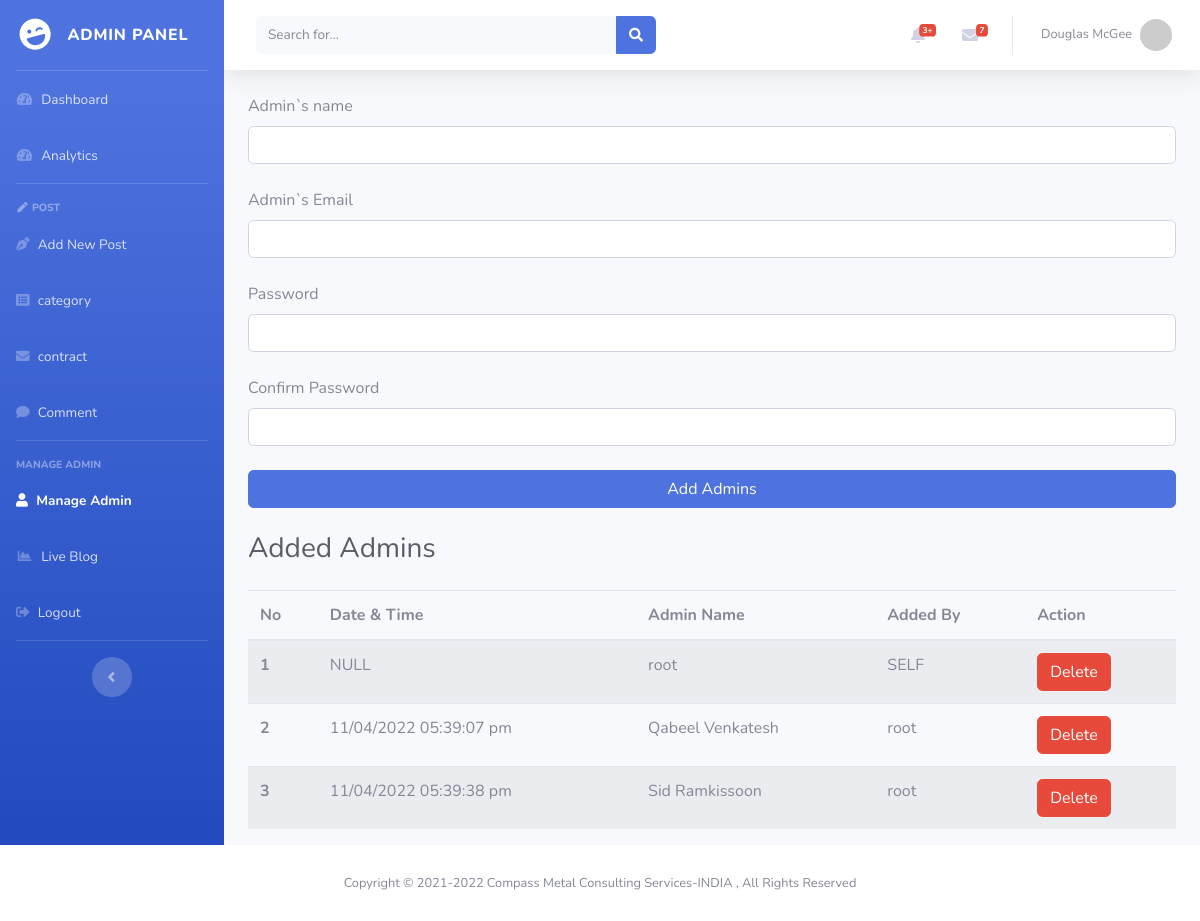
/admin/adminAdd.php, run on the app's committed database.
### tables this page shows
CREATE TABLE `admin_registration` (
  `id` int(10) NOT NULL,
  `datetime` varchar(50) NOT NULL,
  `adminname` varchar(200) NOT NULL,
  `adminPassword` varchar(200) NOT NULL,
  `adminEmail` varchar(500) NOT NULL,
  `addedby` varchar(200) NOT NULL
);

### admin/adminAdd.php (the view, shortened to what this page needs)
<?php
 require_once './partials/db.php';
?>
<!DOCTYPE html>
<html lang="en">
<head>
    <link href="vendor/fontawesome-free/css/all.min.css" rel="stylesheet" type="text/css">
    <link href="css/sb-admin-2.css" rel="stylesheet">
</head>
<body id="page-top">
    <div id="wrapper">
        <?php  require_once './partials/sidebar.php'; ?>
        <div id="content-wrapper" class="d-flex flex-column">
            <div id="content">
                <?php  require_once './partials/topbar.php'; ?>
                <div class="container-fluid">
                    <form
                        action="<?= ($_SERVER['PHP_SELF'])?>"
                        method="POST" name="f1" onsubmit="return validation()">
                        <div class="form-outline mb-4">
                            <label class="form-label" for="NameAdmin">Admin`s name</label>
                            <input type="text" id="NameAdmin" name="NameAdmin" class="form-control" />
                        </div>
                        <div class="form-outline mb-4">
                            <label class="form-label" for="EmailAdmin">Admin`s Email</label>
                            <input type="email" id="EmailAdmin" name="EmailAdmin" class="form-control" />
                        </div>
                        <div class="form-outline mb-4">
                            <label class="form-label" for="Adminpassword">Password</label>
                            <input type="password" id="Adminpassword" name="Adminpassword" class="form-control" />
                        </div>
                        <div class="form-outline mb-4">
                            <label class="form-label" for="ConfPassword">Confirm Password</label>
                            <input type="password" id="ConfPassword" name="ConfPassword" class="form-control" />
                        </div>
                        <button type="submit" name="submit" class="btn btn-primary btn-block mb-4">Add Admins</button>
                    </form>
                    <div class="d-sm-flex align-items-center justify-content-between mb-4">
                        <h1 class="h3 mb-0 text-gray-800">Added Admins</h1>
                    </div>
                    <table class="table table-striped">
                        <thead>
                            <tr>
                                <th scope="col">No</th>
                                <th scope="col">Date & Time</th>
                                <th scope="col">Admin Name</th>
                                <th scope="col">Added By</th>
                                <th scope="col">Action</th>
                            </tr>
                        </thead>
                        <tbody>
                            <?php
                            $adminQuery = "SELECT id,datetime,adminname,addedby
                             FROM admin_registration";
                            $adminQueryrun =mysqli_query($conn, $adminQuery);
                                $slno = 0;
                                while ($rows = mysqli_fetch_array($adminQueryrun)) {
                                    $A_id = $rows['id'];
                                    $Admindatetime = $rows['datetime'];
                                    $Admin_Name = $rows['adminname'];
                                    $addedby = $rows['addedby'];
                                    $slno++; ?>
                            <tr>
                                <th scope="row">
                                    <?= $slno ?>
                                </th>
                                <td>
                                    <?= $Admindatetime ?>
                                </td>
                                <td>
                                    <?= $Admin_Name ?>
                                </td>
                                <td>
                                    <?= $addedby ?>
                                </td>
                                <td>
                                    <a href="commentDel.php?id=<?= $A_id ?>"
                                        class="btn btn-danger">
                                        Delete
                                    </a>
                                </td>
                            </tr>
                            <?php
                                }?>
                        </tbody>
                    </table>
                </div>
            </div>
            <?php  require_once './partials/footer.php';

### data on the page
admin_registration: datetime "NULL", adminname "root", addedby "SELF"
admin_registration: datetime "11/04/2022 05:39:07 pm", adminname "Qabeel Venkatesh", addedby "root"
admin_registration: datetime "11/04/2022 05:39:38 pm", adminname "Sid Ramkissoon", addedby "root"
